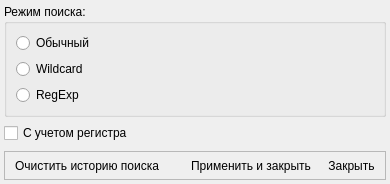
<?xml version="1.0" encoding="UTF-8"?>
<ui version="4.0">
 <class>FilterWidgetConfigDialog</class>
 <widget class="QDialog" name="FilterWidgetConfigDialog">
  <property name="geometry">
   <rect>
    <x>0</x>
    <y>0</y>
    <width>390</width>
    <height>184</height>
   </rect>
  </property>
  <property name="windowTitle">
   <string>Настройки поиска</string>
  </property>
  <layout class="QVBoxLayout" name="verticalLayout">
   <property name="spacing">
    <number>6</number>
   </property>
   <property name="leftMargin">
    <number>4</number>
   </property>
   <property name="topMargin">
    <number>4</number>
   </property>
   <property name="rightMargin">
    <number>4</number>
   </property>
   <property name="bottomMargin">
    <number>4</number>
   </property>
   <item>
    <widget class="QGroupBox" name="groupBox">
     <property name="whatsThis">
      <string>&lt;html&gt;&lt;head/&gt;&lt;body&gt;&lt;p&gt;Выбор паттерна поиска текста при фильтрации&lt;/p&gt;&lt;/body&gt;&lt;/html&gt;</string>
     </property>
     <property name="title">
      <string>Режим поиска:</string>
     </property>
     <layout class="QVBoxLayout" name="verticalLayout_2">
      <item>
       <widget class="QRadioButton" name="radioButton_2">
        <property name="whatsThis">
         <string>&lt;html&gt;&lt;head/&gt;&lt;body&gt;&lt;p&gt;Обычный поиск, аналогичный вызову функции &lt;span style=&quot; font-weight:600;&quot;&gt;contains(pattern)&lt;/span&gt;&lt;/p&gt;&lt;/body&gt;&lt;/html&gt;</string>
        </property>
        <property name="text">
         <string>Обычный</string>
        </property>
        <property name="pattern" stdset="0">
         <number>2</number>
        </property>
       </widget>
      </item>
      <item>
       <widget class="QRadioButton" name="radioButton">
        <property name="whatsThis">
         <string>&lt;html&gt;&lt;head/&gt;&lt;body&gt;&lt;p&gt;Чаще всего употребляются два символа — для замены любой строки символов звёздочка (*) и для замены любого одиночного символа знак вопроса (?). &lt;br/&gt;&lt;/p&gt;&lt;p&gt;При этом * может означать и пустую строку (отсутствие символов). Так например, одиноко стоящая звезда — это шаблон, к которому подходят все файлы каталогов, в которых осуществляется поиск по данному шаблону. Использование шаблона *.html позволит выделить все html-файлы, а шаблона my*.odt — файлы начинающиеся с «my» и оканчивающиеся на «.odt». Шаблон *2010* определяет все файлы, в именах которых присутствует группа символов 2010. &lt;/p&gt;&lt;p&gt;Знаком вопроса (?) в шаблоне обозначают любой одиночный символ. Например, под шаблон otchet.??? подойдут файлы имеющие любое расширение из трех букв, но начинающиеся именно так, как задано в шаблоне. Вариант записи descrip?ion.pdf найдет файлы с заданными именем, но вместо знака вопроса может быть любой символ (например, s или t). Очевидно, что задание шаблонов с помощью знака вопроса используется реже, чем использование звездочки. &lt;/p&gt;&lt;p&gt;&lt;br/&gt;Предусмотрены и более сложные правила записи шаблонов. Так, использование квадратных скобок ([ ]) со списком возможных значений позволяет осуществлять более гибкий поиск файлов. Пусть требуется найти все файлы, имена которых начинаются с буквы m, при этом требуется не учитывать регистр. Тогда шаблон будет выглядеть так: [mM]*. Если требуется одновременно найти файлы, начинающиеся на буквы, идущие подряд в алфавите, то можно задать диапазон. Например, под шаблон [m-pM-P]???.png подойдут все файлы с расширением png, имена которых состоят из четырех букв, причем первая буква m или n или o или p без учёта регистра.&lt;/p&gt;&lt;p&gt;&lt;br/&gt;&lt;/p&gt;&lt;table border=&quot;0&quot; style=&quot; margin-top:16px; margin-bottom:16px; margin-left:0px; margin-right:0px;&quot; cellspacing=&quot;2&quot; cellpadding=&quot;0&quot; bgcolor=&quot;#f8f9fa&quot;&gt;&lt;tr&gt;&lt;td bgcolor=&quot;#eaecf0&quot; style=&quot; padding-left:5; padding-right:5; padding-top:3; padding-bottom:3;&quot;&gt;&lt;p align=&quot;center&quot;&gt;&lt;span style=&quot; font-family:'sans-serif'; font-size:14px; font-weight:600; color:#222222; background-color:#eaecf0;&quot;&gt;Шаблон&lt;/span&gt;&lt;/p&gt;&lt;/td&gt;&lt;td bgcolor=&quot;#eaecf0&quot; style=&quot; padding-left:5; padding-right:5; padding-top:3; padding-bottom:3;&quot;&gt;&lt;p align=&quot;center&quot;&gt;&lt;span style=&quot; font-family:'sans-serif'; font-size:14px; font-weight:600; color:#222222; background-color:#eaecf0;&quot;&gt;Соответствие&lt;/span&gt;&lt;/p&gt;&lt;/td&gt;&lt;/tr&gt;&lt;tr&gt;&lt;td style=&quot; padding-left:5; padding-right:5; padding-top:3; padding-bottom:3;&quot;&gt;&lt;p&gt;&lt;span style=&quot; font-family:'sans-serif'; font-size:14px; color:#222222;&quot;&gt;boo?.tmp&lt;/span&gt;&lt;/p&gt;&lt;/td&gt;&lt;td style=&quot; padding-left:5; padding-right:5; padding-top:3; padding-bottom:3;&quot;&gt;&lt;p&gt;&lt;span style=&quot; font-family:'sans-serif'; font-size:14px; color:#222222;&quot;&gt;book.tmp, boot.tmp, boo1.tmp и др.&lt;/span&gt;&lt;/p&gt;&lt;/td&gt;&lt;/tr&gt;&lt;tr&gt;&lt;td style=&quot; padding-left:5; padding-right:5; padding-top:3; padding-bottom:3;&quot;&gt;&lt;p&gt;&lt;span style=&quot; font-family:'sans-serif'; font-size:14px; color:#222222;&quot;&gt;boo[tk].tmp&lt;/span&gt;&lt;/p&gt;&lt;/td&gt;&lt;td style=&quot; padding-left:5; padding-right:5; padding-top:3; padding-bottom:3;&quot;&gt;&lt;p&gt;&lt;span style=&quot; font-family:'sans-serif'; font-size:14px; color:#222222;&quot;&gt;boot.tmp и book.tmp&lt;/span&gt;&lt;/p&gt;&lt;/td&gt;&lt;/tr&gt;&lt;tr&gt;&lt;td style=&quot; padding-left:5; padding-right:5; padding-top:3; padding-bottom:3;&quot;&gt;&lt;p&gt;&lt;span style=&quot; font-family:'sans-serif'; font-size:14px; color:#222222;&quot;&gt;b*t.t?p&lt;/span&gt;&lt;/p&gt;&lt;/td&gt;&lt;td style=&quot; padding-left:5; padding-right:5; padding-top:3; padding-bottom:3;&quot;&gt;&lt;p&gt;&lt;span style=&quot; font-family:'sans-serif'; font-size:14px; color:#222222;&quot;&gt;boot.tep, bat.tmp, bt.tnp и др.&lt;/span&gt;&lt;/p&gt;&lt;/td&gt;&lt;/tr&gt;&lt;tr&gt;&lt;td style=&quot; padding-left:5; padding-right:5; padding-top:3; padding-bottom:3;&quot;&gt;&lt;p&gt;&lt;span style=&quot; font-family:'sans-serif'; font-size:14px; color:#222222;&quot;&gt;[a-c]3.bat&lt;/span&gt;&lt;/p&gt;&lt;/td&gt;&lt;td style=&quot; padding-left:5; padding-right:5; padding-top:3; padding-bottom:3;&quot;&gt;&lt;p&gt;&lt;span style=&quot; font-family:'sans-serif'; font-size:14px; color:#222222;&quot;&gt;a3.bat, b3.bat и c3.bat&lt;/span&gt;&lt;/p&gt;&lt;/td&gt;&lt;/tr&gt;&lt;/table&gt;&lt;/body&gt;&lt;/html&gt;</string>
        </property>
        <property name="text">
         <string>Wildcard</string>
        </property>
        <property name="pattern" stdset="0">
         <number>1</number>
        </property>
       </widget>
      </item>
      <item>
       <widget class="QRadioButton" name="radioButton_3">
        <property name="whatsThis">
         <string>&lt;html&gt;&lt;head/&gt;&lt;body&gt;&lt;p&gt;Формальный язык поиска и осуществления манипуляций с подстроками в тексте, основанный на использовании метасимволов (символов-джокеров, англ. wildcard characters). Для поиска используется строка-образец (англ. pattern, по-русски её часто называют «шаблоном», «маской»), состоящая из символов и метасимволов и задающая правило поиска. Для манипуляций с текстом дополнительно задаётся строка замены, которая также может содержать в себе специальные символы.&lt;/p&gt;&lt;/body&gt;&lt;/html&gt;</string>
        </property>
        <property name="text">
         <string>RegExp</string>
        </property>
        <property name="pattern" stdset="0">
         <number>0</number>
        </property>
       </widget>
      </item>
     </layout>
    </widget>
   </item>
   <item>
    <widget class="QCheckBox" name="registryCheckBox">
     <property name="whatsThis">
      <string>&lt;html&gt;&lt;head/&gt;&lt;body&gt;&lt;p&gt;Устанавливет режим, будет ли фильтрация производится с учетом регистра символов&lt;/p&gt;&lt;/body&gt;&lt;/html&gt;</string>
     </property>
     <property name="text">
      <string>С учетом регистра</string>
     </property>
    </widget>
   </item>
   <item>
    <spacer name="verticalSpacer">
     <property name="orientation">
      <enum>Qt::Vertical</enum>
     </property>
     <property name="sizeHint" stdset="0">
      <size>
       <width>20</width>
       <height>11</height>
      </size>
     </property>
    </spacer>
   </item>
   <item>
    <widget class="QFrame" name="frame">
     <property name="frameShape">
      <enum>QFrame::StyledPanel</enum>
     </property>
     <property name="frameShadow">
      <enum>QFrame::Sunken</enum>
     </property>
     <layout class="QHBoxLayout" name="horizontalLayout">
      <property name="spacing">
       <number>3</number>
      </property>
      <property name="leftMargin">
       <number>3</number>
      </property>
      <property name="topMargin">
       <number>3</number>
      </property>
      <property name="rightMargin">
       <number>3</number>
      </property>
      <property name="bottomMargin">
       <number>3</number>
      </property>
      <item>
       <widget class="QToolButton" name="clearHistory">
        <property name="toolTip">
         <string>Очистить историю поиска</string>
        </property>
        <property name="statusTip">
         <string>Очистить историю поиска</string>
        </property>
        <property name="whatsThis">
         <string>Очистить историю поиска</string>
        </property>
        <property name="text">
         <string>Очистить историю поиска</string>
        </property>
        <property name="iconSize">
         <size>
          <width>24</width>
          <height>24</height>
         </size>
        </property>
        <property name="autoRaise">
         <bool>true</bool>
        </property>
       </widget>
      </item>
      <item>
       <spacer name="horizontalSpacer">
        <property name="orientation">
         <enum>Qt::Horizontal</enum>
        </property>
        <property name="sizeHint" stdset="0">
         <size>
          <width>35</width>
          <height>20</height>
         </size>
        </property>
       </spacer>
      </item>
      <item>
       <widget class="QToolButton" name="applyButton">
        <property name="toolTip">
         <string>Применить и закрыть</string>
        </property>
        <property name="statusTip">
         <string>Применить и закрыть</string>
        </property>
        <property name="whatsThis">
         <string>&lt;html&gt;&lt;head/&gt;&lt;body&gt;&lt;p&gt;Применить выбранные настройки и закрыть форму&lt;/p&gt;&lt;/body&gt;&lt;/html&gt;</string>
        </property>
        <property name="text">
         <string>Применить и закрыть</string>
        </property>
        <property name="iconSize">
         <size>
          <width>24</width>
          <height>24</height>
         </size>
        </property>
        <property name="autoRaise">
         <bool>true</bool>
        </property>
       </widget>
      </item>
      <item>
       <widget class="QToolButton" name="closeButton">
        <property name="toolTip">
         <string>Закрыть форму</string>
        </property>
        <property name="statusTip">
         <string>Закрыть форму</string>
        </property>
        <property name="whatsThis">
         <string>&lt;html&gt;&lt;head/&gt;&lt;body&gt;&lt;p&gt;Закрыть форму без сохранения настроек&lt;/p&gt;&lt;/body&gt;&lt;/html&gt;</string>
        </property>
        <property name="text">
         <string>Закрыть</string>
        </property>
        <property name="iconSize">
         <size>
          <width>24</width>
          <height>24</height>
         </size>
        </property>
        <property name="autoRaise">
         <bool>true</bool>
        </property>
       </widget>
      </item>
     </layout>
    </widget>
   </item>
  </layout>
 </widget>
 <resources/>
 <connections/>
</ui>
